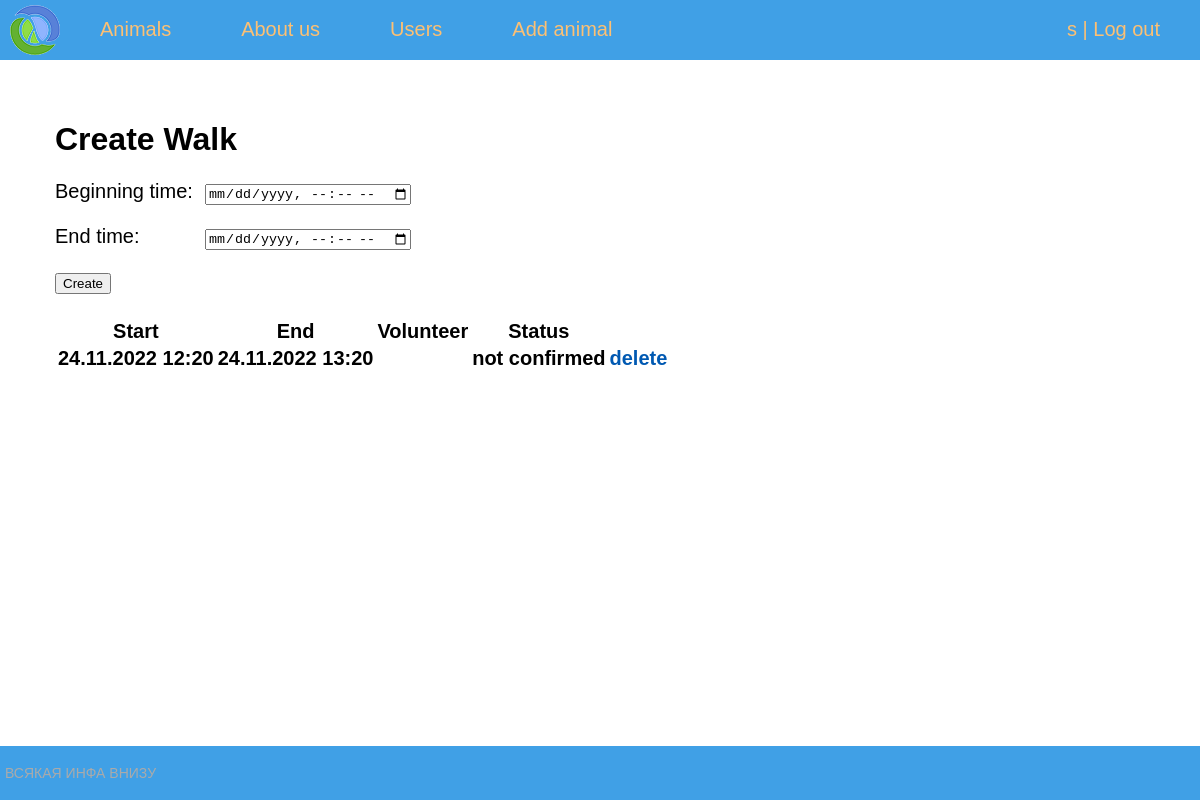
The page /manage_walks/1/ (signed in) on the database its author committed.
### shelter/models.py (models this page shows, shortened)
class Account(AbstractBaseUser):
    email = models.EmailField(verbose_name="email", max_length=60, unique=True)
    username = models.CharField(max_length=30, unique=True)
    date_joined = models.DateTimeField(verbose_name='date joined', auto_now_add=True)
    last_login = models.DateTimeField(verbose_name='last login', auto_now=True)
    is_admin = models.BooleanField(default=False)
    is_active = models.BooleanField(default=True)
    is_staff = models.BooleanField(default=False)
    is_superuser = models.BooleanField(default=False)
    position = models.CharField(max_length=10, default="unverified")
    name = models.CharField(max_length=15, default="")
    surname = models.CharField(max_length=15, default="")
    USERNAME_FIELD = 'username'
    objects = MyAccountManager()

class Walk(models.Model):
    status = models.CharField(max_length=14, default="not confirmed")
    walker = models.ForeignKey(Account, on_delete=models.CASCADE, null=True)
    animal = models.ForeignKey(Animal, on_delete=models.CASCADE, null=False, blank=False)
    starting = models.DateTimeField(default="not confirmed", null=False, blank=False)
    ending = models.DateTimeField(default="not confirmed", null=False, blank=False)
    class Meta:
        ordering = ('-starting',)

### shelter/views.py (the view, shortened to what this page needs)
# urls.py: path('manage_walks/<int:animalid>/', ManageAnimalWalks.as_view(), name="manage_walks"),
@method_decorator(login_required, name='dispatch')
class ManageAnimalWalks(DataMixin, UserPassesTestMixin, BaseListView, TemplateResponseMixin):
    model = Walk
    template_name = 'shelter/manage_walks.html'
    context_object_name = 'walks'
    pk_url_kwarg = 'animalid'
    paginate_by = 15
    def get(self, request, *args, **kwargs):
        walk_id = request.GET.get('walk', '')
        self.object_list = self.get_queryset()
        allow_empty = self.get_allow_empty()
        context = self.get_context_data(pk=self.kwargs['animalid'])
        return self.render_to_response(context)
    def get_queryset(self):
        queryset = Walk.objects.filter(animal_id=self.kwargs['animalid']).select_related('walker')
        return queryset
    def get_context_data(self, *, object_list=None, **kwargs):
        context = super().get_context_data(**kwargs)
        c_def = self.get_user_context(title="Create Walk")
        return dict(list(context.items()) + list(c_def.items()))
    def test_func(self):
        if self.request.user.position == "employee":
            return True
        return False

### shelter/utils.py (called while the page is built)
    def get_user_context(self, **kwargs):
        context = kwargs
        context['menu'] = menu
        return context

### shelter/templates/shelter/manage_walks.html (shortened to what this page needs)
{% extends 'shelter/base.html' %}
{% block content %}
<h1>{{title}}</h1>
<form method="post">
        <p><label class="form-label" for="id_starting">Beginning time: </label><input type="datetime-local" name="starting" required id="id_starting"></p>
        <p><label class="form-label" for="id_ending">End time: </label><input type="datetime-local" name="ending" required id="id_ending"></p>
        <button type="submit">Create</button>
</form>
<br>
<table>
    <tr><th>Start</th><th>End</th><th>Volunteer</th><th>Status</th><th></th><th></th></tr>
{% for walk in walks %}
    <tr>
        <th> {{walk.starting|date:"d.m.Y H:i"}}</th>
        <th>{{walk.ending|date:"d.m.Y H:i"}}</th>
        <th>
        </th>
        <th>{{walk.status}}</th>
        <th>
            {% if  walk.status == 'not confirmed' %}
            <a href="{% url 'manage_walks' pk %}?delete=1&walk={{walk.pk}}">delete</a>
            {% endif %}
        </th>
        <th>
        </th>
    </tr>
{% endfor %}
</table>
{% endblock %}

### shelter/templates/shelter/base.html (shortened to what this page needs)
{% load static %}
<!DOCTYPE html>
<html>
<head>
	<link type="text/css" href="{% static 'shelter/css/styles.css' %}" rel="stylesheet" />
</head>
<body>
<table class="table-page" border=0 cellpadding="0" cellspacing="0">
<tr><td valign=top>
{% block mainmenu %}
		<div class="header">
			<ul id="mainmenu" class="mainmenu">
				<li class="logo"><a href="{% url 'home' %}"><div class="logo"></div></a></li>
				{% for m in menu %}
				    <li><a href="{% url m.url_name %}">{{m.title}}</a></li>
				{% endfor %}
				{% if user.position == "employee" or user.position == "admin" %}
				    <li><a href="{% url 'users' %}">Users</a></li>
				{% endif %}
            	{% if user.position == "employee" %}
				    <li><a href="{% url 'addanimal' %}">Add animal</a></li>
				{% endif %}
				{% if request.user.is_authenticated %}
				    <li class="last"><a href="{% url 'mypage' %}">{{user.username}}</a> | <a href="{% url 'logout' %}">Log out</a></li>
				{% else %}
				    <li class="last"><a href="{% url 'register' %}">Register</a> | <a href="{% url 'login' %}">Log in</a></li>
				{% endif %}
			</ul>
		</div>
{% endblock mainmenu %}
<table class="table-content" border=0 cellpadding="0" cellspacing="0">
<td valign="top" class="content">
	<div class="content-text">
{% block content %}
{% endblock %}
	</div>
</td></tr></table>
<tr><td valign=top>
	<div id="footer">
		<p>ВСЯКАЯ ИНФА ВНИЗУ</p>
	</div>
</td></tr></table>
</body>
</html>

### shelter/static/shelter/css/styles.css (style rules this page uses)
html, body { font-family: 'Arial'; margin: 0; padding: 0; height: 100%; width: 100%; color: #444; }
a { color: #0059b2; text-decoration: none; }
.table-page { width: 100%; height: 100%; vertical-align: top; }
.table-page tr { height: 100%; }
.header { background: #40A0E6; height: 60px; }
.logo { background: url('../images/logo.png') no-repeat 10px 5px; width: 70px; height: 60px; }
ul.mainmenu { list-style: none; margin: 0; padding: 0; height: 60px; color: #fdc073; font-size: 20px; overflow: hidden; }
ul.mainmenu li { float: left; margin: 18px 40px 0 30px; }
ul.mainmenu li.logo { margin: 0; }
ul.mainmenu li.last { float: right; }
ul.mainmenu li a { color: #fdc073; text-decoration: none; }
.table-content { width: 100%; min-height: 100%; height: 100%; }
.content { padding: 40px 20px 20px 40px; width: 100%; box-sizing: border-box; }
.content-text { color: #000; font-size: 20px; font-family: Arial; width: 100%; padding-right: 15px; padding-left: 15px; margin-right: auto; margin-left: auto; }
.content-text h1 { font-size: 32px; }
#footer { box-sizing: border-box; background: #40A0E6; padding: 5px; color: #aaa; font-size: 14px; font-family: Verdana, Geneva, Arial, Helvetica; text-align: left; overflow: hidden; }
.form-label { display: inline-block; min-width: 150px; vertical-align: top; }

### rows shown on the page
Account: username "s"
Walk: starting "24.11.2022 12:20", ending "24.11.2022 13:20", status "not confirmed"

### other values the page prints
{{ m.title }} "Animals" "About us"
{{ title }} "Create Walk"
